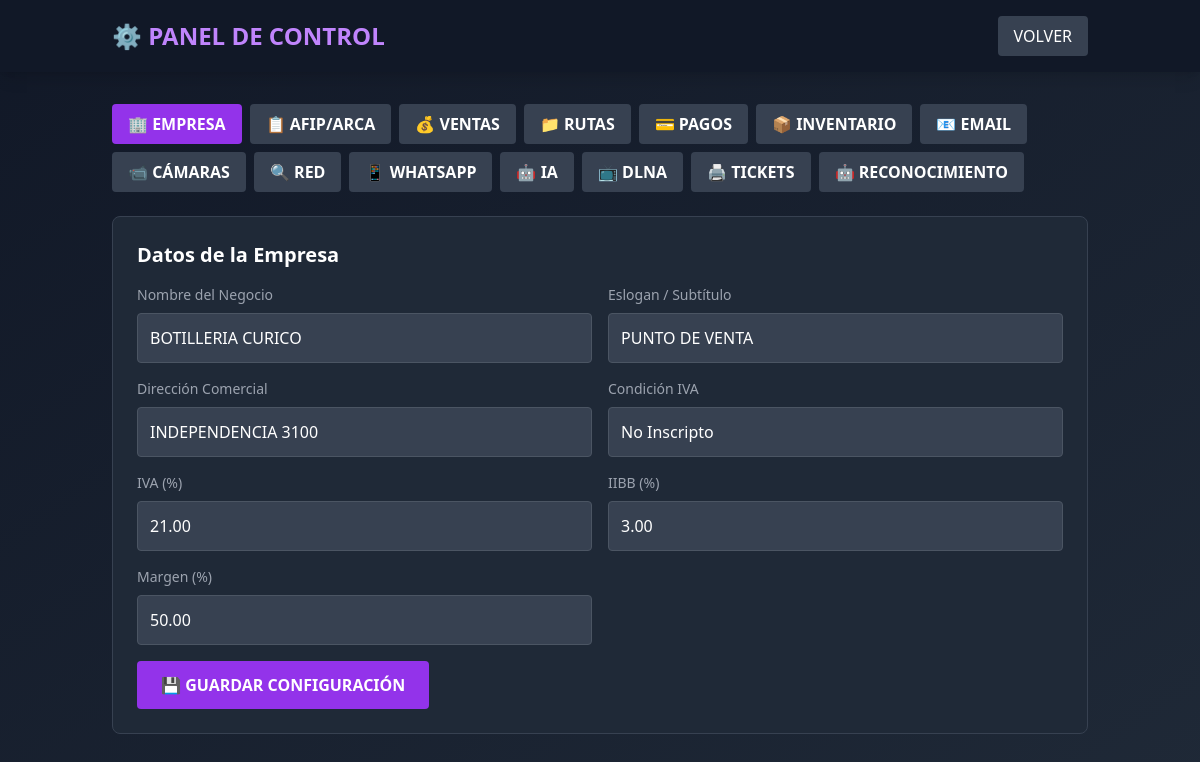
/configurar.php (signed in), run on the app's committed database.
### tables this page shows
CREATE TABLE `nombre_negocio` (
  `id` int(11) NOT NULL CHECK (`id` = 1),
  `nombre_negocio` varchar(100) DEFAULT 'WARP POS',
  `eslogan` varchar(150) DEFAULT 'POINT OF SALE',
  `moneda` varchar(5) DEFAULT '$',
  `impuesto` decimal(5,2) DEFAULT 0.00,
  `ingresos_brutos` decimal(5,2) DEFAULT 0.00,
  `ganancia_sugerida` decimal(5,2) DEFAULT 0.00,
  `cuit` varchar(20) DEFAULT NULL,
  `direccion` varchar(100) DEFAULT NULL,
  `condicion_iva` varchar(50) DEFAULT NULL,
  `telefono` varchar(20) DEFAULT NULL,
  `ruta_tickets` varchar(255) DEFAULT '',
  `empresa_id` int(11) NOT NULL,
  `permitir_fraccion` tinyint(1) DEFAULT 0,
  `ruta_imagenes` varchar(255) DEFAULT NULL,
  `siempre_fiscal` tinyint(4) DEFAULT 0,
  `iibb` float DEFAULT 0,
  `margen_ganancia` float DEFAULT 0,
  `afip_mock` tinyint(4) DEFAULT 0,
  `stock_bajo_entero` int(11) DEFAULT 5,
  `stock_bajo_fraccion` decimal(10,3) DEFAULT 1.000,
  `ventas_fraccion` tinyint(4) DEFAULT 0,
  `punto_vta` int(11) DEFAULT 1,
  `afip_cert` text DEFAULT NULL,
  `afip_key` text DEFAULT NULL,
  `afip_prod` tinyint(4) DEFAULT 0,
  `icono_app` varchar(255) DEFAULT NULL COMMENT 'Path al icono de la aplicación (.ico, .png, .jpg)',
  `impresora_auto` tinyint(1) DEFAULT 0 COMMENT 'Imprimir ticket automáticamente después de cada venta',
  `impresora_ticket` varchar(255) DEFAULT 'Default' COMMENT 'Nombre o IP de la impresora de tickets',
  `impresora_factura` varchar(255) DEFAULT 'Default' COMMENT 'Nombre o IP de la impresora de facturas',
  `ia_proveedor` varchar(255) DEFAULT 'OpenAI (DALL-E)',
  `ia_ruta_imagenes` text DEFAULT './imagenes_generadas',
  `dlna_ruta_banners` text DEFAULT NULL,
  `dlna_ruta_imagenes` text DEFAULT NULL,
  `dlna_ruta_videos` text DEFAULT NULL,
  `dlna_activo` tinyint(1) DEFAULT 0,
  `dlna_auto_start` tinyint(1) DEFAULT 0,
  `dlna_tipo_servidor` varchar(20) DEFAULT 'local',
  `dlna_ip_servidor` varchar(50) DEFAULT '192.168.1.100',
  `dlna_puerto_servidor` varchar(10) DEFAULT '8200',
  `whatsapp_sid` varchar(255) DEFAULT NULL,
  `whatsapp_api_key` varchar(255) DEFAULT NULL,
  `whatsapp_api_secret` varchar(255) DEFAULT NULL,
  `whatsapp_phone` varchar(50) DEFAULT NULL,
  `email_host` varchar(255) DEFAULT NULL,
  `email_port` int(11) DEFAULT 587,
  `email_username` varchar(255) DEFAULT NULL,
  `email_password` varchar(255) DEFAULT NULL,
  `email_encryption` varchar(20) DEFAULT 'tls',
  `email_from_name` varchar(255) DEFAULT NULL,
  `email_from_email` varchar(255) DEFAULT NULL,
  `afip_cuit` varchar(20) DEFAULT NULL,
  `afip_punto_venta` int(11) DEFAULT 0,
  `afip_certificado` text DEFAULT NULL,
  `afip_clave` text DEFAULT NULL,
  `sftp_host` varchar(255) DEFAULT '192.168.31.102',
  `sftp_port` varchar(10) DEFAULT '22',
  `sftp_user` varchar(100) DEFAULT 'pi',
  `sftp_password` varchar(255) DEFAULT 'juanmanuel',
  `sftp_remote_path` varchar(500) DEFAULT '/mnt/R2/SD64GB/www/facturacion/html/banners/',
  `sftp_enabled` tinyint(1) DEFAULT 0,
  `dlna_ssh_user` varchar(100) DEFAULT 'root',
  `dlna_ssh_password` varchar(255) DEFAULT '',
  PRIMARY KEY (`id`),
  KEY `idx_impresora_auto` (`impresora_auto`),
  KEY `idx_impresora_ticket` (`impresora_ticket`),
  KEY `idx_impresora_factura` (`impresora_factura`)
);

### config.php (called while the page is built, shortened)
<?php
function getDB() {
    try {
        $pdo = new PDO("mysql:host=".DB_HOST.";dbname=".DB_NAME.";charset=utf8mb4", DB_USER, DB_PASS);
        $pdo->setAttribute(PDO::ATTR_ERRMODE, PDO::ERRMODE_EXCEPTION);
        $pdo->setAttribute(PDO::ATTR_DEFAULT_FETCH_MODE, PDO::FETCH_ASSOC);
        return $pdo;
    } catch(PDOException $e) {
        die("Error de conexión: " . $e->getMessage());
    }
}
function query($sql, $params = []) {
    $db = getDB();
    $stmt = $db->prepare($sql);
    $stmt->execute($params);
    return $stmt;
}
function getUser() {
    $db = getDB();
    $stmt = $db->prepare("SELECT id, nombre, rol, empresa_id FROM usuarios WHERE id = ?");
    $stmt->execute([$_SESSION['user_id']]);
    return $stmt->fetch();
}
function fetch($sql, $params = []) {
    $stmt = query($sql, $params);
    return $stmt->fetch();
}

### configurar.php (the view, shortened to what this page needs)
<?php
require_once 'config.php';
$user = getUser();
$empresa_id = $user['empresa_id'];
$config = fetch("SELECT * FROM nombre_negocio WHERE empresa_id = ?", [$empresa_id]);
?>
<!DOCTYPE html>
<html lang="es">
<head>
    <script src="https://cdn.tailwindcss.com"></script>
</head>
<body class="min-h-screen bg-gradient-to-br from-gray-900 to-gray-800 text-gray-100">
    <header class="bg-gray-900 shadow-lg">
        <div class="container mx-auto px-6 py-4 flex justify-between items-center">
            <h1 class="text-2xl font-bold text-purple-400">⚙️ PANEL DE CONTROL</h1>
            <a href="dashboard.php" class="bg-gray-700 hover:bg-gray-600 text-white px-4 py-2 rounded">VOLVER</a>
        </div>
    </header>
    <main class="container mx-auto px-6 py-8">
        <div class="flex gap-2 mb-6 flex-wrap">
            <button onclick="showTab('empresa')" id="tabEmpresa" class="px-4 py-2 rounded font-bold bg-purple-600 text-white">🏢 EMPRESA</button>
            <button onclick="showTab('afip')" id="tabAfip" class="px-4 py-2 rounded font-bold bg-gray-700 text-white">📋 AFIP/ARCA</button>
            <button onclick="showTab('ventas')" id="tabVentas" class="px-4 py-2 rounded font-bold bg-gray-700 text-white">💰 VENTAS</button>
            <button onclick="showTab('rutas')" id="tabRutas" class="px-4 py-2 rounded font-bold bg-gray-700 text-white">📁 RUTAS</button>
            <button onclick="showTab('pagos')" id="tabPagos" class="px-4 py-2 rounded font-bold bg-gray-700 text-white">💳 PAGOS</button>
            <button onclick="showTab('inventario')" id="tabInventario" class="px-4 py-2 rounded font-bold bg-gray-700 text-white">📦 INVENTARIO</button>
            <button onclick="showTab('email')" id="tabEmail" class="px-4 py-2 rounded font-bold bg-gray-700 text-white">📧 EMAIL</button>
            <button onclick="showTab('camaras')" id="tabCamaras" class="px-4 py-2 rounded font-bold bg-gray-700 text-white">📹 CÁMARAS</button>
            <button onclick="showTab('camaras_red')" id="tabCamarasRed" class="px-4 py-2 rounded font-bold bg-gray-700 text-white">🔍 RED</button>
            <button onclick="showTab('whatsapp')" id="tabWhatsapp" class="px-4 py-2 rounded font-bold bg-gray-700 text-white">📱 WHATSAPP</button>
            <button onclick="showTab('ia')" id="tabIa" class="px-4 py-2 rounded font-bold bg-gray-700 text-white">🤖 IA</button>
            <button onclick="showTab('dlna')" id="tabDlna" class="px-4 py-2 rounded font-bold bg-gray-700 text-white">📺 DLNA</button>
            <button onclick="showTab('tickets')" id="tabTickets" class="px-4 py-2 rounded font-bold bg-gray-700 text-white">🖨️ TICKETS</button>
            <button onclick="showTab('reconocimiento')" id="tabReconocimiento" class="px-4 py-2 rounded font-bold bg-gray-700 text-white">🤖 RECONOCIMIENTO</button>
        </div>
        <div id="panelEmpresa" class="bg-gray-800 rounded-lg border border-gray-700 p-6">
            <h3 class="text-xl font-bold text-white mb-4">Datos de la Empresa</h3>
            <form method="POST">
                <div class="grid grid-cols-1 md:grid-cols-2 gap-4">
                    <div>
                        <label class="block text-gray-400 text-sm mb-2">Nombre del Negocio</label>
                        <input type="text" name="nombre_negocio" value="<?= htmlspecialchars($config['nombre_negocio'] ?? '') ?>"
                               class="w-full bg-gray-700 text-white p-3 rounded border border-gray-600">
                    </div>
                    <div>
                        <label class="block text-gray-400 text-sm mb-2">Eslogan / Subtítulo</label>
                        <input type="text" name="eslogan" value="<?= htmlspecialchars($config['eslogan'] ?? '') ?>"
                               class="w-full bg-gray-700 text-white p-3 rounded border border-gray-600">
                    </div>
                    <div>
                        <label class="block text-gray-400 text-sm mb-2">Dirección Comercial</label>
                        <input type="text" name="direccion" value="<?= htmlspecialchars($config['direccion'] ?? '') ?>"
                               class="w-full bg-gray-700 text-white p-3 rounded border border-gray-600">
                    </div>
                    <div>
                        <label class="block text-gray-400 text-sm mb-2">Condición IVA</label>
                        <input type="text" name="condicion_iva" value="<?= htmlspecialchars($config['condicion_iva'] ?? '') ?>"
                               class="w-full bg-gray-700 text-white p-3 rounded border border-gray-600">
                    </div>
                    <div>
                        <label class="block text-gray-400 text-sm mb-2">IVA (%)</label>
                        <input type="number" step="0.01" name="impuesto" value="<?= $config['impuesto'] ?? 21 ?>"
                               class="w-full bg-gray-700 text-white p-3 rounded border border-gray-600">
                    </div>
                    <div>
                        <label class="block text-gray-400 text-sm mb-2">IIBB (%)</label>
                        <input type="number" step="0.01" name="ingresos_brutos" value="<?= $config['ingresos_brutos'] ?? 0 ?>"
                               class="w-full bg-gray-700 text-white p-3 rounded border border-gray-600">
                    </div>
                    <div>
                        <label class="block text-gray-400 text-sm mb-2">Margen (%)</label>
                        <input type="number" step="0.01" name="ganancia_sugerida" value="<?= $config['ganancia_sugerida'] ?? 0 ?>"
                               class="w-full bg-gray-700 text-white p-3 rounded border border-gray-600">
                    </div>
                </div>
                <button type="submit" class="mt-4 bg-purple-600 hover:bg-purple-700 text-white px-6 py-3 rounded font-bold w-full md:w-auto">
                    💾 GUARDAR CONFIGURACIÓN
                </button>
            </form>
        </div>
    </main>
</body>
</html>

### data on the page
nombre_negocio: nombre_negocio "BOTILLERIA CURICO", eslogan "PUNTO DE VENTA", direccion "INDEPENDENCIA 3100", condicion_iva "No Inscripto", impuesto "21.00", ingresos_brutos "3.00", ganancia_sugerida "50.00"
